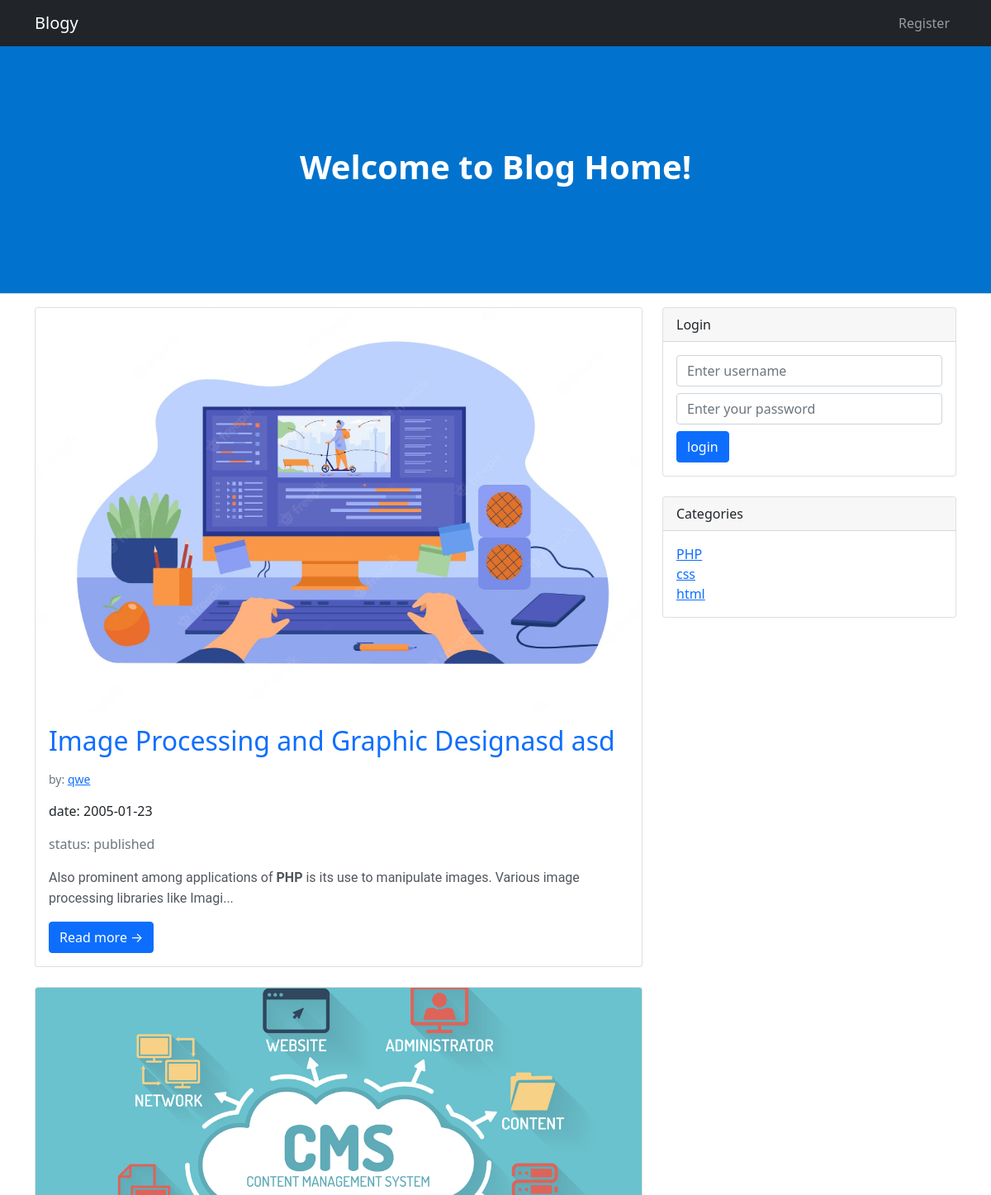
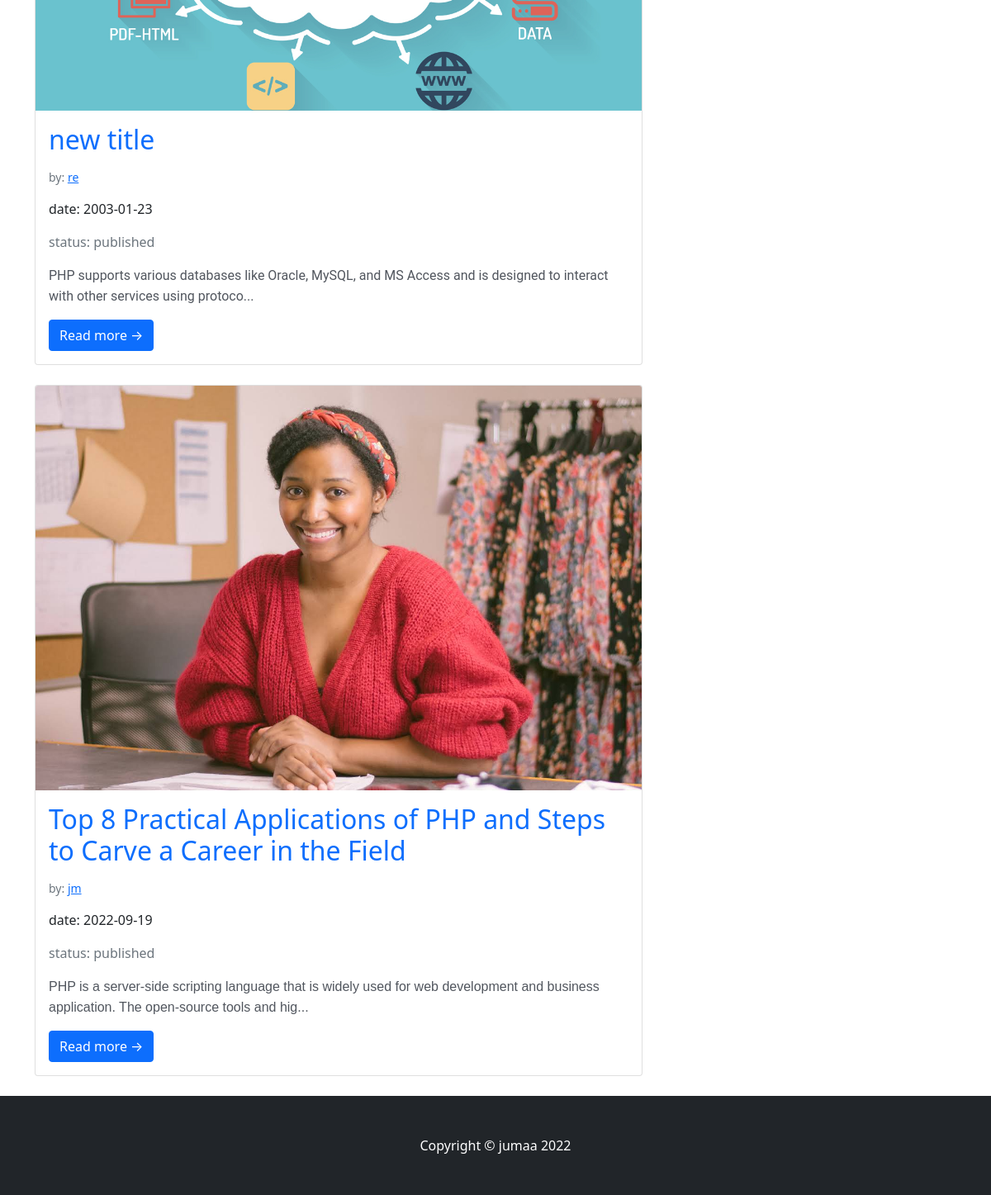
The page / on the database its author committed (2 pictures, top to bottom).
### tables this page shows
CREATE TABLE IF NOT EXISTS `posts` (
  `post_id` int(3) NOT NULL AUTO_INCREMENT,
  `post_cat_id` int(3) NOT NULL,
  `post_title` varchar(255) NOT NULL,
  `post_author` varchar(255) DEFAULT NULL,
  `post_user` varchar(11) NOT NULL,
  `post_date` date NOT NULL,
  `post_image` text NOT NULL,
  `post_content` text NOT NULL,
  `post_tags` varchar(255) NOT NULL,
  `post_comment_count` int(11) NOT NULL DEFAULT '0',
  `post_status` varchar(255) NOT NULL DEFAULT 'draft',
  `post_view_count` int(11) NOT NULL DEFAULT '0',
  PRIMARY KEY (`post_id`)
);

CREATE TABLE IF NOT EXISTS `categories` (
  `cat_id` int(3) NOT NULL AUTO_INCREMENT,
  `cat_title` varchar(255) NOT NULL,
  PRIMARY KEY (`cat_id`)
);

### index.php (the view, shortened to what this page needs)
<?php
include './inc/header.php';
include './inc/db.php';
?>
<?php include './inc/navbar.php' ?>
<header class="border-bottom py-5 mb-3 d-flex justify-content-center align-items-center" style="
    background-color: #0173ce;
    height: 300px;
">
    <div class="container">
        <div class="text-center">
            <h1 class="fw-bolder text-white align-center">Welcome to Blog Home!</h1>
        </div>
    </div>
</header>
<div class="container">
    <div class="row  flex-column-reverse flex-lg-row">
        <div class="col-lg-8">
            <?php
            $query = "SELECT * FROM posts ORDER BY post_id DESC";
            $stat = $conn->query($query);
            $result = $stat->fetchAll(PDO::FETCH_ASSOC);
            ?>
            <?php foreach ($result as $post) : ?>
                <?php
                $post_id = $post['post_id'];
                $post_title = $post['post_title'];
                $post_user = $post['post_user'];
                $post_date = $post['post_date'];
                $post_image = $post['post_image'];
                $post_content = substr($post['post_content'], 0, 200) . '...';
                $post_status = $post['post_status'];
                ?>
                <?php if ($post_status == 'published') : ?>
                    <div class="card mb-4 bordered">
                        <a href="post.php?p_id=<?= $post_id ?>"><img class="card-img-top" src="./images/<?= $post_image ?>" alt="..." /></a>
                        <div class="card-body">
                            <a href="post.php?p_id=<?= $post_id ?>" class="card-title h2 mb-3 text-decoration-none"><?= $post_title ?></a>
                            <div class="small text-muted mb-3 mt-3">by: <a href="author_posts.php?author=<?= $post_user ?>&p_id=<?= $post_id ?>"><?= $post_user ?></a></div>
                            <p class="card-text">date: <?= $post_date ?></p>
                            <p class="card-text text-secondary">status: <?= $post_status ?></p>
                            <p href="#" class="card-text p d-block mb-3 text-decoration-none"><?= $post_content ?></p>
                            <a class="btn btn-primary" href="post.php?p_id=<?= $post_id ?>">Read more →</a>
                        </div>
                    </div>
                <?php endif ?>
            <?php endforeach; ?>
        </div>
        <?php include './inc/sidebar.php' ?>
    </div>
</div>
</div>
<?php include './inc/footer.php' ?>

### inc/header.php (shortened to what this page needs)
<!DOCTYPE html>
<html lang="en">
<head>
    <link href="/blog/css/styles.css" rel="stylesheet" />
</head>
<body>

### inc/navbar.php (shortened to what this page needs)
<nav class="navbar navbar-expand-lg navbar-dark bg-dark">
    <div class="container">
        <a class="navbar-brand" href="/blog">Blogy</a>
        <div class="collapse navbar-collapse" id="navbarSupportedContent">
            <ul class="navbar-nav ms-auto mb-2 mb-lg-0">
                <?php
                if (isset($_SESSION['user_role'])) {
                    if ($_SESSION['user_role'] == 'admin') {
                        echo "<li class='nav-item'><a class='nav-link' href='/blog/admin/index.php'>Admin</a></li>";
                        if (isset($_GET['p_id'])) {
                            $the_post_id = $_GET['p_id'];
                            echo "<li class='nav-item'><a class='nav-link' href='/blog/admin/posts.php?source=edit_post&p_id=$the_post_id'>Edit post</a></li>";
                        }
                    }
                    if ($_SESSION['user_role'] == 'subscriber') {
                        echo "<li class='nav-item'><a class='nav-link' href='/blog/profile.php'>Profile</a></li>";
                    } else {
                        echo "<li class='nav-item'><a href='/blog/inc/logout.php' class='nav-link'>Logout</a></li>";
                    }
                } else {
                    echo "<li class='nav-item'><a class='nav-link' href='/blog/registeration.php'>Register</a></li>";
                }
                ?>
            </ul>
        </div>
    </div>
</nav>

### inc/sidebar.php
<div class="col-lg-4">
    <div class="card mb-4">
        <form action="inc/login.php" method="post">
            <div class="card-header">Login</div>
            <?php if (isset($_SESSION['user_role'])) : ?>
                <div class="card-body">
                    <h4>Hello <?= $_SESSION['username'] ?></h4>
                    <a href="inc/logout.php" class="btn btn-primary">Logout</a>
                </div>
            <?php else : ?>
                <div class="card-body">
                    <div class="input-group">
                        <input class="form-control mb-2" type="text" placeholder="Enter username" name="username" />
                    </div>
                    <div class="input-group">
                        <input class="form-control mb-2" type="password" placeholder="Enter your password" name="password" />
                    </div>
                    <button class="btn btn-primary" name="login" type="submit">login</button>
                </div>
            <?php endif; ?>
        </form>
    </div>
    <div class="card mb-4">
        <div class="card-header">Categories</div>
        <div class="card-body">
            <div class="row">
                <div class="col-sm-6">
                    <ul class="list-unstyled mb-0">
                        <?php
                        $query = "SELECT * FROM categories";
                        $stat = $conn->query($query);
                        $result = $stat->fetchAll(PDO::FETCH_ASSOC);
                        ?>
                        <?php foreach ($result as $item) : ?>
                            <?php
                            $cat_id = $item['cat_id'];
                            $cat_title = $item['cat_title'];
                            ?>
                            <li><a href="category.php?category=<?= $cat_id ?>"><?= $cat_title ?></a></li>
                        <?php endforeach; ?>
                    </ul>
                </div>
            </div>
        </div>
    </div>

### inc/footer.php (shortened to what this page needs)
<footer class="py-5 bg-dark">
    <div class="container">
        <p class="m-0 text-center text-white">Copyright &copy; jumaa 2022</p>
    </div>
</footer>
</body>
</html>

### rows shown on the page
posts: post_image (picture), post_title "Image Processing and Graphic Designasd asd", post_user "qwe", post_date "2005-01-23", post_status "published", post_content "Also prominent among applications of PHP is its use to manipulate images. Various image processing libraries like Imagi..."
posts: post_image (picture), post_title "new title", post_user "re", post_date "2003-01-23", post_status "published", post_content "PHP supports various databases like Oracle, MySQL, and MS Access and is designed to interact with other services using protoco..."
posts: post_image (picture), post_title "Top 8 Practical Applications of PHP and Steps to Carve a Career in the Field", post_user "jm", post_date "2022-09-19", post_status "published", post_content "PHP is a server-side scripting language that is widely used for web development and business application. The open-source tools and hig..."
categories: cat_title "PHP"
categories: cat_title "css"
categories: cat_title "html"
